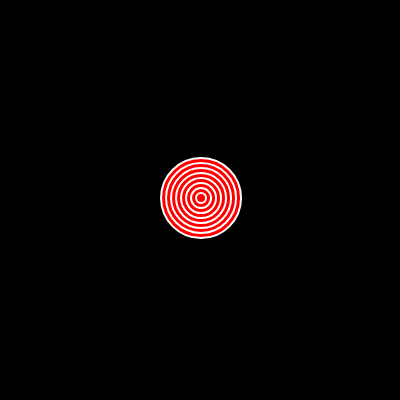
Frame 1 (no input)
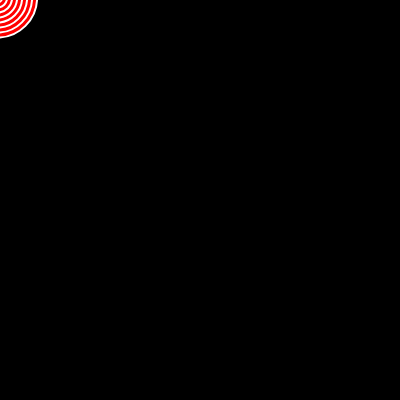
Frame 60 (no input)
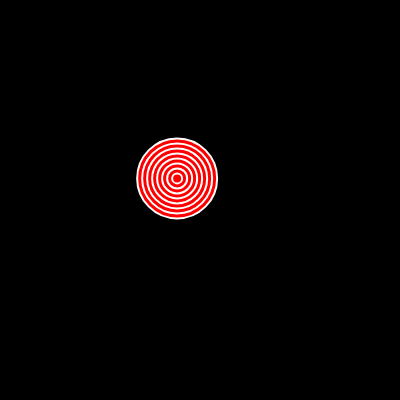
Frame 120 (the mouse pressed at the canvas centre since frame 60)

The p5.js sketch that drew these frames (run headless with seeded random() and noise() and a simulated clock; from frame 60 on, the mouse is pressed at the canvas centre):

// p5.js sketch
// ── sketch.js


let mover;

function setup() {
  createCanvas(400, 400);
  mover = new Mover(200, 200);
}

function draw() {
  background (0);
  mover.update();
  mover.show();
}

// ── mover.js
// https://editor.p5js.org/codingtrain/sketches/OjCfrdWX

class Mover {
  constructor(x, y) {
    this.pos = createVector(x, y);
    // this.vel = createVector(1, -1);
    this.vel = p5.Vector.random2D();
    this.vel.mult(random(3));
  }

  update() {  
    
    let mouse = createVector(mouseX, mouseY);
    this.acc = p5.Vector.sub(mouse, this.pos);
    this.acc.setMag(1);
    
    this.vel.add(this.acc); 
    this.vel.limit(5);

    this.pos.add(this.vel);
  }

  show() {
   // stroke("blue");
    stroke("white");
    strokeWeight(2);
   // fill("yellow");
    fill("red");
    ellipse(this.pos.x, this.pos.y, 80);
    ellipse(this.pos.x, this.pos.y, 70);
    ellipse(this.pos.x, this.pos.y, 60);
    ellipse(this.pos.x, this.pos.y, 50);
    ellipse(this.pos.x, this.pos.y, 40);
    ellipse(this.pos.x, this.pos.y, 30);
    ellipse(this.pos.x, this.pos.y, 20);
    ellipse(this.pos.x, this.pos.y, 10);
  }
}
